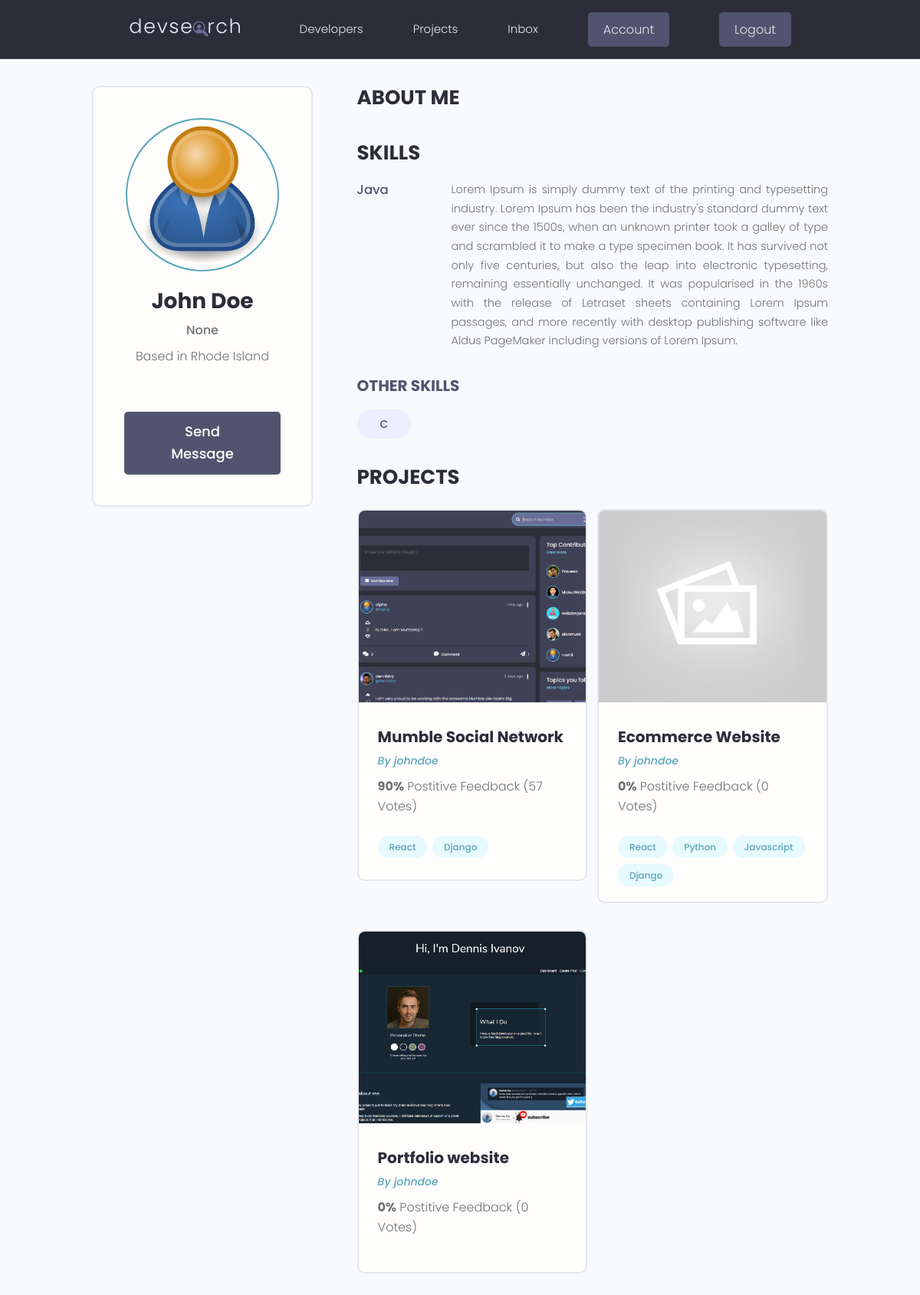
The app's page /profile/39a0d9e8-73d8-4e2b-949d-7c724059469b/ (signed in) with its own data.
### users/models.py (models this page shows, shortened)
class Profile(models.Model):
    user = models.OneToOneField(User, on_delete=models.CASCADE, null=True, blank=True)
    username = models.CharField(max_length=200, blank=True, null=True)
    location = models.CharField(max_length=200, blank=True, null=True)
    name = models.CharField(max_length=200, blank=True, null=True)
    email = models.EmailField(max_length=500, blank=True, null=True)
    short_intro = models.CharField(max_length=200, blank=True, null=True)
    bio = models.TextField(blank=True, null=True)
    profile_image = models.ImageField(null=True, blank=True, upload_to="profiles/", default="/profiles/user-default.png")
    social_github = models.CharField(max_length=200, blank=True, null=True)
    social_twitter = models.CharField(max_length=200, blank=True, null=True)
    social_linkedin = models.CharField(max_length=200, blank=True, null=True)
    social_website = models.CharField(max_length=200, blank=True, null=True)
    created = models.DateTimeField(auto_now_add=True)
    id = models.UUIDField(default=uuid.uuid4, unique=True, primary_key=True, editable=False)
    def __str__(self):
        return str(self.user.username)

class Skill(models.Model):
    owner = models.ForeignKey(Profile, on_delete=models.CASCADE, null=True, blank=True)
    name = models.CharField(max_length=200, blank=True, null=True)
    description = models.TextField(null=True, blank=True)
    created = models.DateTimeField(auto_now_add=True)
    id = models.UUIDField(default=uuid.uuid4, unique=True, primary_key=True, editable=False)

### projects/models.py (models this page shows, shortened)
class Project(models.Model):
    id = models.UUIDField(default=uuid.uuid4, unique=True, primary_key=True, editable=False)
    owner = models.ForeignKey(Profile, null=True, blank=True, on_delete=models.SET_NULL)
    title = models.CharField(max_length=200)
    description = models.TextField(null=True, blank=True)
    demo_link = models.CharField(max_length=2000, null=True, blank=True)
    source_link = models.CharField(max_length=2000, null=True, blank=True)
    created = models.DateTimeField(auto_now_add=True)
    tags = models.ManyToManyField("Tag", blank=True)
    vote_total = models.IntegerField(default=0, null=True, blank=True)
    vote_ratio = models.IntegerField(default=0, null=True, blank=True)
    image = models.ImageField(null=True, blank=True, default="default.jpg")

class Tag(models.Model):
    name = models.CharField(max_length=200)
    created = models.DateTimeField(auto_now_add=True)
    id = models.UUIDField(default=uuid.uuid4, unique=True, primary_key=True, editable=False)
    def __str__(self):
        return self.name

### users/views.py (the view)
# urls.py: path('profile/<str:pk>/', views.userProfile, name="user-profile"),
def userProfile(request, pk):
    profile = Profile.objects.get(id=pk)
    topSkills = profile.skill_set.exclude(description__exact="")
    otherSkills = profile.skill_set.filter(description="")
    context = {'profile' : profile, 'topSkills' : topSkills, 'otherSkills' : otherSkills}
    return render(request, "users/user-profile.html", context)

### users/templates/users/user-profile.html (shortened to what this page needs)
{% extends 'main.html' %}
{% block content %}
<main class="profile my-md">
    <div class="container">
      <div class="layout">
        <div class="column column--1of3">
          <div class="card text-center">
            <div class="card__body dev">
              <img class="avatar avatar--xl" src="{{profile.profile_image.url}}" />
              <h2 class="dev__name">{{profile.name}}</h2>
              <p class="dev__title">{{profile.short_intro}}</p>
              <p class="dev__location">Based in {{profile.location}}</p>
              <a href="#" class="btn btn--sub btn--lg">Send Message </a>
            </div>
          </div>
        </div>
        <div class="column column--2of3">
          <div class="devInfo">
            <h3 class="devInfo__title">About Me</h3>
          </div>
          <div class="devInfo">
            <h3 class="devInfo__title">Skills</h3>
            <div class="devInfo__skills">
                {% for skill in topSkills%}
                <div class="devSkill">
                <h4 class="devSkill__title">{{skill.name}}</h4>
                <p class="devSkill__info">
                {{skill.description}}
                </p>
              </div>
              {% endfor %}
              <h3 class="devInfo__subtitle">Other Skills</h3>
              <div class="devInfo__otherSkills">
                {% for skill in otherSkills%}
                <span class="tag tag--pill tag--sub tag--lg">
                  <small>{{skill.name}}</small>
                </span>
                {% endfor %}
              </div>
            </div>
          </div>
          <div class="devInfo">
            <h3 class="devInfo__title">Projects</h3>
            <div class="grid grid--two">
                {% for project in profile.project_set.all %}
                <div class="column">
                <div class="card project">
                  <a href="{% url 'single-project' project.id %}" class="project">
                    <img class="project__thumbnail" src="{{project.image.url}}" alt="project thumbnail" />
                    <div class="card__body">
                      <h3 class="project__title">{{project.title}}</h3>
                      <p><a class="project__author" href="{% url 'user-profile' project.owner.id %}">By {{project.owner}}</a></p>
                      <p class="project--rating">
                        <span style="font-weight: bold;">{{project.vote_ratio}}%</span> Postitive
                        Feedback ({{project.vote_total}} Vote{{project.vote_total|pluralize}})
                      </p>
                      <div class="project__tags">
                        {% for tag in project.tags.all|slice:"5" %}
                        <span class="tag tag--pill tag--main">
                          <small>{{tag}}</small>
                        </span>
                        {% endfor %}
                      </div>
                    </div>
                  </a>
                </div>
              </div>
              {% endfor %}
            </div>
          </div>
        </div>
      </div>
    </div>
  </main>
{% endblock content %}

### static/styles/app.css (style rules this page uses)
:root { --color-sub: #2d2d39; }
.btn--sub { background-color: var(--color-sub-light); }
.card { border: 2px solid var(--color-light); }
img { width: 100%; }
.profile .card > .dev { padding: 4rem; }
.dev__name { color: var(--color-sub); font-size: 2.8rem; font-weight: 700; margin-top: 1rem; margin-bottom: 0.5rem; }
.dev__title { font-size: 1.6rem; font-weight: 500; line-height: 1.3; }
.dev__location { margin-top: 1rem; }
.devInfo { margin-bottom: 3rem; }
.devInfo__title, .devInfo__subtitle { font-size: 2.6rem; color: var(--color-sub); text-transform: uppercase; font-weight: 700; margin-bottom: 1.5rem; }
.devInfo__subtitle { font-size: 2rem; color: var(--color-sub-light); }
.devInfo__about, .devSkill__info { font-size: 1.45rem; line-height: 1.7; text-align: justify; }
.devSkill { margin-bottom: 3rem; }
.devSkill__title { font-size: 1.65rem; font-weight: 500; color: var(--color-sub-light); }
@media screen and (min-width: 700px) { .devSkill { display: flex; justify-content: space-between; gap: 3rem; } }
@media screen and (min-width: 700px) { .devSkill__info { flex-basis: 80%; } }
.project__author { font-size: 1.4rem; font-style: italic; }
.project--rating { margin-bottom: 1.6em; margin-top: .5em; }
.project__thumbnail { height: 25rem; object-fit: cover; object-position: top center; }
.project__title { font-size: 2rem; font-weight: 700; color: var(--color-sub); }

### static/styles/uikit/styles/modules/_variables.css (style rules this page uses)
:root { --color-main: #5aa5b9; --color-main-light: #e6faff; --color-sub: #3f4156; --color-sub-light: #51546e; --color-sub-lighter: #ededfd; --color-text: #737373; --color-gray: #8b8b8b; --color-light: #e5e7eb; --color-light-gray: #767676; --color-bg: #f8fafd; --color-white: #fffefd; --color-white-light: #f3f3f3; --color-success: #359e64; --color-success-bg: #def8e8; --color-error: #fc4b0b; --color-error-bg: #fff2ee; --font-base: 'Poppins', arial, helvetica, 'Segoe UI', roboto, ubuntu, sans-serif; --font-monospace: 'Fira Code', 'Courier New', courier, monospace; --font-regular: 300; --font-medium: 500; --font-bold: 700; --generic-shadow: 1px 1px 5px #00000010; --generic-transition: all 0.3s ease-in-out; }

### static/styles/uikit/styles/modules/_base.css (style rules this page uses)
* { margin: 0; padding: 0; box-sizing: border-box; text-rendering: optimizeLegibility; color: inherit; font-size: inherit; }
html { font-size: 50%; }
@media only screen and (min-width: 480px) { html { font-size: 56.25%; } }
@media only screen and (min-width: 1200px) { html { font-size: 62.5%; } }
body { line-height: 1.6; font-weight: 400; font-size: 1.5rem; color: var(--color-text); background-color: var(--color-bg); min-height: 100vh; }

### static/styles/uikit/styles/modules/_typography.css (style rules this page uses)
* { font-family: var(--font-base); }
h2 { font-size: 3.6rem; font-weight: var(--font-bold); }
h3 { font-size: 3.2rem; font-weight: var(--font-medium); }
h4 { font-size: 2.8rem; font-weight: var(--font-medium); }
p, span, strong { font-size: 1.6rem; color: var(--color-text); font-weight: var(--font-regular); }
a { padding-bottom: 2px; text-decoration: none; display: inline-block; color: var(--color-main); font-weight: var(--font-medium); }

### static/styles/uikit/styles/modules/_utilities.css (style rules this page uses)
.container { width: 92%; max-width: 165rem; margin: 0 auto; box-sizing: border-box; }
@media screen and (min-width: 1000px) { .container { width: 90%; } }
@media screen and (min-width: 1200px) { .container { width: 80%; } }
.text-center { text-align: center; }
.my-md { margin: 3rem auto; }

### static/styles/uikit/styles/modules/_avatar.css (style rules this page uses)
.avatar { border-radius: 50%; border: 2px solid var(--color-main); object-fit: cover; }
.avatar--xl { height: 20rem; width: 20rem; }

### static/styles/uikit/styles/modules/_button.css (style rules this page uses)
.btn { display: inline-block; position: relative; cursor: pointer; background-color: var(--color-light); font-weight: var(--font-medium); color: var(--color-sub); text-decoration: none; padding: 1rem 2rem; border-radius: 0.5rem; border: none; width: -webkit-fit-content; width: -moz-fit-content; width: fit-content; height: -webkit-fit-content; height: -moz-fit-content; height: fit-content; font-size: 1.6rem; outline-width: 0; outline-color: transparent; -webkit-backface-visibility: hidden; backface-visibility: hidden; transition: all 0.3s ease-in-out; }
.btn--sub { background-color: var(--color-sub); color: var(--color-white); }
.btn--lg { font-size: 1.8rem; padding: 1.2rem 4.5rem; }

### static/styles/uikit/styles/modules/_card.css (style rules this page uses)
.card { border-radius: 1rem; background-color: var(--color-white); border: 1.5px solid var(--color-light); width: auto; height: auto; margin-top: 0.5rem; margin-bottom: 0.5rem; overflow: hidden; }
.card__body, .card__header { padding: 2rem 2.5rem; }

### records on screen
Profile: profile_image (placeholder picture), name "John Doe", short_intro "None", location "Rhode Island"
Skill: name "Java", description "Lorem Ipsum is simply dummy text of the printing and typesetting industry. Lorem Ipsum has been the industry's standard dummy text ever since the 1500s, when an unknown printer took a galley of type and scrambled it to make a type specimen book. It has survived not only five centuries, but also the leap into electronic typesetting, remaining essentially unchanged. It was popularised in the 1960s with the release of Letraset sheets containing Lorem Ipsum passages, and more recently with desktop publishing software like Aldus PageMaker including versions of Lorem Ipsum."
Skill: name "C"
Project: image (picture), title "Mumble Social Network", owner "johndoe", vote_ratio "90", vote_total "57"
Tag: name "React"
Tag: name "Django"
Project: image (placeholder picture), title "Ecommerce Website", owner "johndoe", vote_ratio "0", vote_total "0"
Tag: name "Python"
Tag: name "Javascript"
Project: image (picture), title "Portfolio website", owner "johndoe", vote_ratio "0", vote_total "0"
